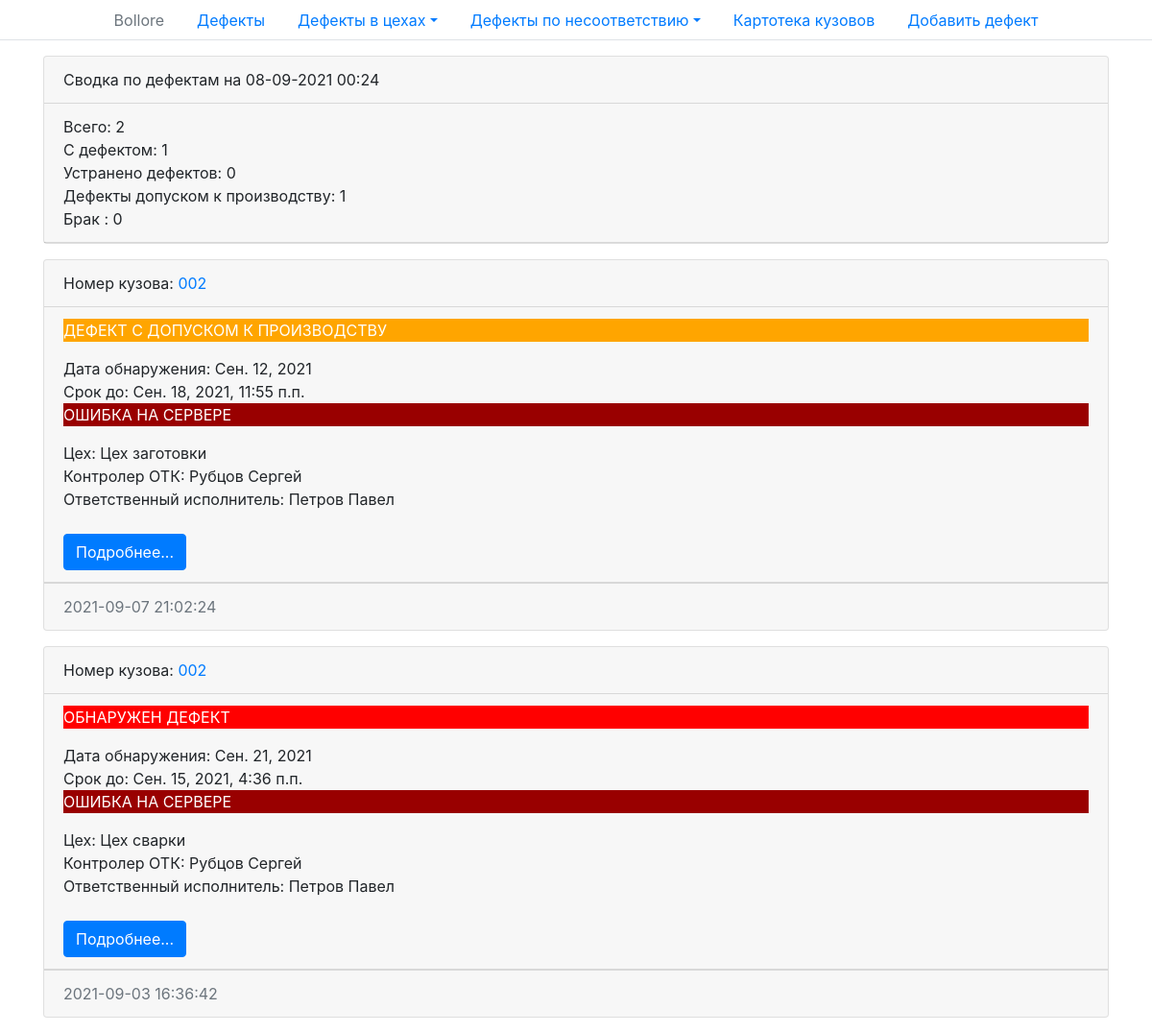
Screenshot of /disagreement/2/ with the database file from the repository.
### defects/models.py (models this page shows, shortened)
class Defects(models.Model):
    created_at = models.DateTimeField(auto_now_add=True, verbose_name='Дата создания')
    date_defect_detection = models.DateField(verbose_name='Дата обнаружения')
    term_up_to = models.DateTimeField(verbose_name='Срок до')
    status = models.ForeignKey(Status,
                               on_delete=models.PROTECT,
                               related_name='defects_status',
                               verbose_name='Статус дефекта',
                               )
    workshop = models.ForeignKey(Workshops,
                                 on_delete=models.PROTECT,
                                 related_name='defects_workshop',
                                 verbose_name='Цех'
                                 )
    detail = models.ForeignKey(Details,
                               on_delete=models.PROTECT,
                               related_name='defects_detail',
                               verbose_name='Деталь',
                               blank=True
                               )
    body_number = models.ForeignKey(Bodies,
                                    on_delete=models.PROTECT,
                                    related_name='defects_body_number',
                                    verbose_name='Номер кузова',
                                    )
    type_of_discrepancy = models.ForeignKey(TypeOfMismatch,
                                            on_delete=models.PROTECT,
                                            related_name='defects_type_of_discrepancy',
                                            verbose_name='Тип несоответствия',
                                            )
    number_of_inconsistencies = models.IntegerField(default=1,
                                                    verbose_name='Колличество несоответствий',
                                                    )
    priority = models.ForeignKey(Priority,
                                 on_delete=models.PROTECT,
                                 related_name='defects_priority',
                                 verbose_name='Приоритет',
                                 )
    discrepancy_description = models.TextField(blank=True, verbose_name='Описание несоответствия',
                                               default='Отсутствует')
    quality_controller = models.ForeignKey(User,
                                           on_delete=models.PROTECT,
                                           related_name='defects_quality_controller',
                                           verbose_name='Контролер ОТК',
                                           blank=True,
                                           null=True
                                           )
    responsible_executor = models.ForeignKey(User,
                                             on_delete=models.PROTECT,
                                             related_name='defects_responsible_executor',
                                             verbose_name='Ответственный исполнитель',
                                             null=True
                                             )
    def get_absolute_url(self):
        return reverse('defect', kwargs={'defect_id': self.pk})
    class Meta:
        verbose_name = 'дефект'
        verbose_name_plural = 'Дефекты'
        ordering = ['-created_at']

class Bodies(models.Model):
    body_number = models.CharField(max_length=150, unique=True, verbose_name='Номер кузова')
    def get_absolute_url(self):
        return reverse('bodies', kwargs={'body_id': self.pk})
    def __str__(self):
        return self.body_number
    class Meta:
        verbose_name = 'номер кузова'
        verbose_name_plural = 'Номера кузовов'

class Workshops(models.Model):
    name_workshop = models.CharField(max_length=150, verbose_name='Цех')
    responsible_executor = models.ForeignKey(User,
                                             on_delete=models.PROTECT,
                                             related_name='workshops_responsible_executor',
                                             verbose_name='Ответственный исполнитель'
                                             )
    def get_absolute_url(self):
        return reverse('workshops', kwargs={'shop_id': self.pk})
    def __str__(self):
        return self.name_workshop
    class Meta:
        verbose_name = 'цех'
        verbose_name_plural = 'Цеха'

### defects/views.py (the view)
# urls.py: path('disagreement/<int:disagreement_id>/', show_disagreement, name='disagreement'),
def show_disagreement(request, disagreement_id):
    defects = Defects.objects.filter(type_of_discrepancy_id=disagreement_id)
    shops = Workshops.objects.all()
    disagreement = TypeOfMismatch.objects.all()
    counters = {'defect_count': Defects.objects.filter(
        status=1, type_of_discrepancy_id=disagreement_id).count(),
                'defect_eliminated_count': Defects.objects.filter(
                    status=2, type_of_discrepancy_id=disagreement_id).count(),
                'defect_approved_count': Defects.objects.filter(
                    status=3, type_of_discrepancy_id=disagreement_id).count(),
                'production_defect_count': Defects.objects.filter(
                    status=4, type_of_discrepancy_id=disagreement_id).count(),
                }
    if len(defects) == 0:
        raise Http404
    context = {
        'defects': defects,
        'title': 'Отображение по цехам',
        'shops': shops,
        'workshop_selected': disagreement_id,
        'disagreement': disagreement,
        'counters': counters,
    }
    return render(request, 'defects/index.html', context)

### defects/models.py (called while the page is built)
    def get_absolute_url(self):
        return reverse('disagreement', kwargs={'disagreement_id': self.pk})

### defects/templates/defects/index.html (shortened to what this page needs)
{% extends 'base.html' %}
{% block content %}
  {% include 'inc/_counters.html' %}
  {% for item in defects %}
    <div class="card mb-3">
      <div class="card-header">
        Номер кузова: <a href="{{ item.body_number.get_absolute_url }}">{{ item.body_number }}</a>
      </div>
      <div class="card-header">
        {% if item.status.pk == 4 %}
          <p style="background-color:#990000; color:#ffffff"> БРАК </p>
        {% elif item.status.pk == 3 %}
          <p style="background-color:#ffa500; color:#ffffff"> ДЕФЕКТ C ДОПУСКОМ К ПРОИЗВОДСТВУ </p>
        {% elif item.status.pk == 2 %}
          <p style="background-color:#00cc00; color:#ffffff"> ДЕФЕКТ УСТРАНЁН </p>
          {% elif item.status.pk == 1 %}
          <p style="background-color:#ff0000; color:#ffffff"> ОБНАРУЖЕН ДЕФЕКТ </p>
        {% else %}
          <p style="background-color:#ff0000; color:#ffffff">ОШИБКА В ПРОГРАММЕ</p>
        {% endif %}
        Дата обнаружения: {{ item.date_defect_detection }}
        <br> Срок до: {{ item.term_up_to }}
        <br>
        {% if 1 <= item.risk_level and item.risk_level <= 5 %}
          <p style="background-color:#00ff00; color:#ffffff"> НЕВЫСОКИЙ РИСК </p>
        {% elif 6 <= item.risk_level and item.risk_level <= 10 %}
          <p style="background-color:#ffa500; color:#ffffff"> СРЕДНИЙ РИСК </p>
        {% elif 12 <= item.risk_level and item.risk_level <= 15 %}
          <p style="background-color:#ff0000; color:#ffffff"> ВЫСОКИЙ РИСК </p>
        {% elif 16 <= item.risk_level and item.risk_level <= 25 %}
          <p style="background-color:#990000; color:#ffffff"> КРАЙНЕ ВЫСОКИЙ РИСК </p>
        {% else %}
          <p style="background-color:#990000; color:#ffffff"> ОШИБКА НА СЕРВЕРЕ </p>
        {% endif %}
        Цех: {{ item.workshop }}
        <br> Контролер ОТК: {{ item.quality_controller.last_name }} {{ item.quality_controller.first_name }}
        <br> Ответственный исполнитель: {{ item.responsible_executor.last_name }}
        {{ item.responsible_executor.first_name }} <br>
        <br> <a href="{{ item.get_absolute_url }}" class="btn btn-primary">Подробнее...</a>
      </div>
      <div class="card-footer text-muted">
        {{ item.created_at|date:"Y-m-d H:i:s" }}
      </div>
    </div>
  {% endfor %}
{% endblock %}

### rows the page displays
Defects: body_number "002", shows "ДЕФЕКТ C ДОПУСКОМ К ПРОИЗВОДСТВУ", date_defect_detection "Сен. 12, 2021", term_up_to "Сен. 18, 2021, 11:55 п.п.", workshop "Цех заготовки", quality_controller.last_name "Рубцов", quality_controller.first_name "Сергей", responsible_executor.last_name "Петров", responsible_executor.first_name "Павел", created_at "2021-09-07 21:02:24"
Defects: body_number "002", shows "ОБНАРУЖЕН ДЕФЕКТ", date_defect_detection "Сен. 21, 2021", term_up_to "Сен. 15, 2021, 4:36 п.п.", workshop "Цех сварки", quality_controller.last_name "Рубцов", quality_controller.first_name "Сергей", responsible_executor.last_name "Петров", responsible_executor.first_name "Павел", created_at "2021-09-03 16:36:42"

### other values shown
{{ defects.count }} "2"
{{ counters.defect_count }} "1"
{{ counters.defect_eliminated_count }} "0"
{{ counters.defect_approved_count }} "1"
{{ counters.production_defect_count }} "0"
